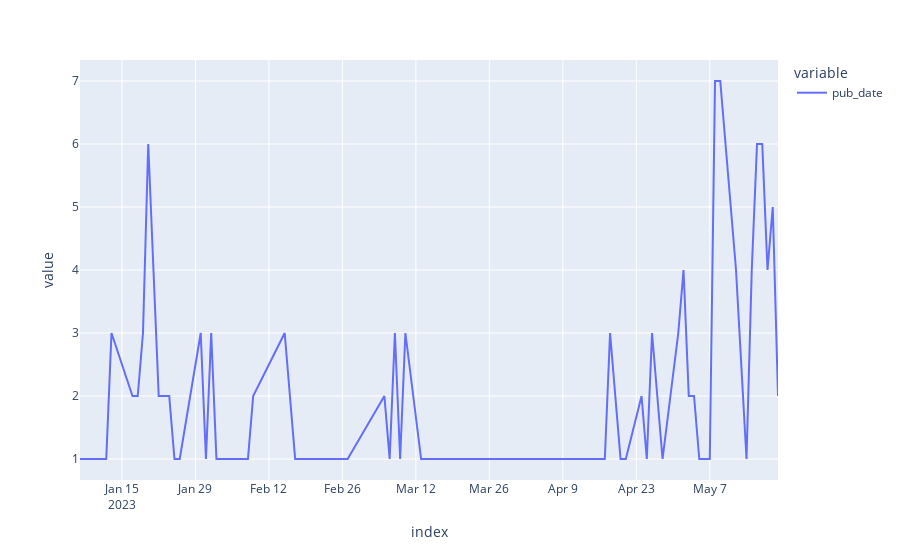

Write notebook code for a chart like this one.
### Code cell
#plot the curve for 2023 using plotly
px.line(df_debt_2023['pub_date'].value_counts().sort_index())

### Figure 1 — Plotly figure (JSON) as saved in the notebook; plotly's stock layout.template omitted (floating-point values rounded to 4 significant figures)
{"data": [{"hovertemplate": "variable=pub_date<br>index=%{x}<br>value=%{y}<extra></extra>", "legendgroup": "pub_date", "line": {"color": "#636efa", "dash": "solid"}, "marker": {"symbol": "circle"}, "mode": "lines", "name": "pub_date", "orientation": "v", "showlegend": true, "type": "scatter", "x": ["2023-01-07", "2023-01-10", "2023-01-11", "2023-01-12", "2023-01-13", "2023-01-17", "2023-01-18", "2023-01-19", "2023-01-20", "2023-01-22", "2023-01-23", "2023-01-24", "2023-01-25", "2023-01-26", "2023-01-30", "2023-01-31", "2023-02-01", "2023-02-02", "2023-02-03", "2023-02-07", "2023-02-08", "2023-02-09", "2023-02-15", "2023-02-17", "2023-02-21", "2023-02-22", "2023-02-27", "2023-03-06", "2023-03-07", "2023-03-08", "2023-03-09", "2023-03-10", "2023-03-13", "2023-03-18", "2023-03-23", "2023-03-29", "2023-04-03", "2023-04-06", "2023-04-07", "2023-04-17", "2023-04-18", "2023-04-20", "2023-04-21", "2023-04-24", "2023-04-25", "2023-04-26", "2023-04-27", "2023-04-28", "2023-05-01", "2023-05-02", "2023-05-03", "2023-05-04", "2023-05-05", "2023-05-06", "2023-05-07", "2023-05-08", "2023-05-09", "2023-05-10", "2023-05-11", "2023-05-12", "2023-05-14", "2023-05-15", "2023-05-16", "2023-05-17", "2023-05-18", "2023-05-19", "2023-05-20"], "xaxis": "x", "y": [1, 1, 1, 1, 3, 2, 2, 3, 6, 2, 2, 2, 1, 1, 3, 1, 3, 1, 1, 1, 1, 2, 3, 1, 1, 1, 1, 2, 1, 3, 1, 3, 1, 1, 1, 1, 1, 1, 1, 1, 3, 1, 1, 2, 1, 3, 2, 1, 3, 4, 2, 2, 1, 1, 1, 7, 7, 6, 5, 4, 1, 4, 6, 6, 4, 5, 2], "yaxis": "y"}], "layout": {"legend": {"title": {"text": "variable"}, "tracegroupgap": 0}, "margin": {"t": 60}, "xaxis": {"anchor": "y", "domain": [0, 1], "title": {"text": "index"}}, "yaxis": {"anchor": "x", "domain": [0, 1], "title": {"text": "value"}}}}
